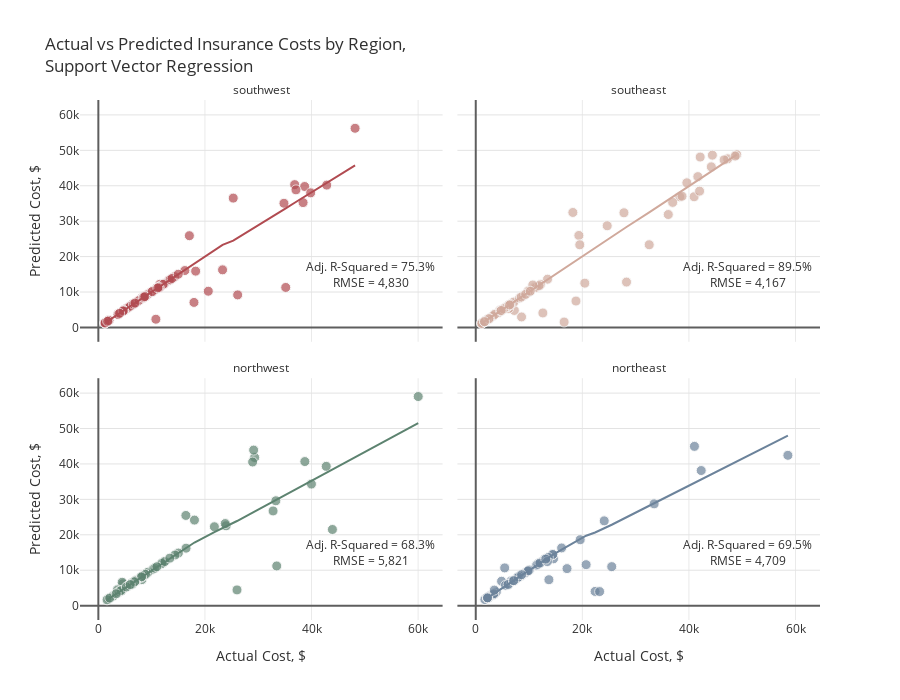

Here is the notebook cell this chart was saved with:
### Code cell
## SUPPORT VECTOR REGRESSION
## đặt trước thông số
actuals=[]
preds=[]
rmses=[]
r2_scores=[]
adj_r2_scores=[]
feat_importance=pd.DataFrame()

## tạo vòng lặp:
for i in regions:
    
    print("\nRegion: {}\n".format(i))
    
    ## chia dữ liệu theo 'region':
    # Filter data by region
    ins_df = ins[ins.region==i]
    X=ins_df.drop(['charges', 'region'], axis=1)
    y=ins_df.charges
    
    ## thêm bước xử lý dữ liệu: 
    # Add polynomial features
    pf = PolynomialFeatures(degree=2, include_bias=False)
    X_pf = pd.DataFrame(data=pf.fit_transform(X), columns=pf.get_feature_names(X.columns))
    
    ## tạo train và test:
    # Create training and test sets
    X_train, X_test, y_train, y_test = train_test_split(X_pf, y, test_size=0.2, random_state=1)
    X_train = pd.DataFrame(X_train, columns = X_pf.columns)
    X_test = pd.DataFrame(X_test, columns = X_pf.columns)
    actuals.append(pd.Series(y_test, name='actuals').reset_index())
    
    # Scale features
    X_train = pd.DataFrame(data=s.fit_transform(X_train), columns=X_pf.columns)
    X_test = pd.DataFrame(data=s.transform(X_test), columns=X_pf.columns)
    
    ## chạy SVM: 
    # Tuning SVM
    grid = {'kernel':['linear','rbf','poly','sigmoid'],
            'C': np.logspace(-3, 3, 10),
            'gamma':np.logspace(-3, 3, 10)}
    svm = SVR()
    svm_cv=RandomizedSearchCV(estimator=svm, param_distributions=grid, scoring='neg_mean_squared_error', 
                              n_iter=10, cv=3, random_state=21, n_jobs=-1)
    svm_cv.fit(X_train, y_train)
    print("Best SVM Parameters:\n",svm_cv.best_params_)
    y_pred=svm_cv.predict(X_test)
    preds.append(pd.Series(y_pred, name='preds').reset_index(drop=True))
    rmse=np.sqrt(mean_squared_error(y_test, y_pred)).round(2)
    r2=r2_score(y_test, y_pred)
    adj_r2 = 1 - (1-r2)*(len(y_test)-1)/(len(y_test)-X_test.shape[1]-1)
    rmses.append(rmse)
    r2_scores.append(r2)
    adj_r2_scores.append(adj_r2)
    
    ## In kết quả:
    print("\nTest Error (RMSE) = {:,}".format(rmse))
    print("R-Squared = {:.2f}%, Adjusted R-Squared = {:.2f}%".format(r2*100, adj_r2*100))
    if i != 'Northeast':
        print("__________________________")

        ## Đồ thị mô tả hồi quy:
# Plot results
for i in range(0,4):
    actuals[i].loc[:,'index']=regions[i]
actual = pd.concat([actuals[i] for i in range(4)], axis = 0)
pred = pd.concat([preds[i] for i in range(4)], axis = 0)
df = pd.concat([actual, pred], axis=1).reset_index(drop=True)

fig = px.scatter(df, x="actuals", y="preds", color="index", trendline="lowess", height=700,
                 title="Actual vs Predicted Insurance Costs by Region,<br>Support Vector Regression",
                 color_discrete_sequence=col, opacity=0.7, facet_col='index', facet_col_wrap=2)

fig.for_each_annotation(lambda a: a.update(text=a.text.split("=")[-1]))
fig.add_annotation(text="Adj. R-Squared = {:.1f}%<br>RMSE = {:,.0f}".format(adj_r2_scores[0]*100,rmses[0]),
                   x=51e3,y=15e3, row=2,col=1, showarrow=False)
fig.add_annotation(text="Adj. R-Squared = {:.1f}%<br>RMSE = {:,.0f}".format(adj_r2_scores[1]*100,rmses[1]),
                   x=51e3,y=15e3, row=2,col=2, showarrow=False)
fig.add_annotation(text="Adj. R-Squared = {:.1f}%<br>RMSE = {:,.0f}".format(adj_r2_scores[2]*100,rmses[2]),
                   x=51e3,y=15e3, row=1,col=1, showarrow=False)
fig.add_annotation(text="Adj. R-Squared = {:.1f}%<br>RMSE = {:,.0f}".format(adj_r2_scores[3]*100,rmses[3]),
                   x=51e3,y=15e3, row=1,col=2, showarrow=False)

fig.update_traces(hovertemplate="Actual Cost: %{x:$,.2f}<br>Predicted Cost: %{y:$,.2f}",
                  marker=dict(size=10,line=dict(width=1,color="#F7F7F7")),
                  selector=dict(mode="markers"), showlegend=False)
fig.update_xaxes(title="Actual Cost, $", row=1)
fig.update_xaxes(showgrid=True, gridwidth=1, gridcolor='#EAEAEA',
                 zeroline=True, zerolinewidth=2, zerolinecolor='#5E5E5E')
fig.update_yaxes(title="Predicted Cost, $", col=1)
fig.update_yaxes(showgrid=True, gridwidth=1, gridcolor='#E3E3E3',
                 zeroline=True, zerolinewidth=2, zerolinecolor='#5E5E5E')
fig.update_layout(font_color="#303030", paper_bgcolor="white", plot_bgcolor="white")
fig.show(renderer="colab")

### Figure 1 — Plotly figure (JSON) as saved in the notebook; plotly's stock layout.template omitted (floating-point values rounded to 4 significant figures)
{"data": [{"hovertemplate": "Actual Cost: %{x:$,.2f}<br>Predicted Cost: %{y:$,.2f}", "legendgroup": "southwest", "marker": {"color": "#B14B51", "opacity": 0.7, "symbol": "circle", "line": {"color": "#F7F7F7", "width": 1}, "size": 10}, "mode": "markers", "name": "southwest", "orientation": "v", "showlegend": false, "x": [3761.0, 11670.0, 6312.0, 14320.0, 11550.0, 5080.0, 8269.0, 3693.0, 36840.0, 13220.0, 23310.0, 35160.0, 12350.0, 10070.0, 5488.0, 38711, 7197.0, 6572.0, 5980.0, 34830.0, 6600.0, 39840.0, 1256.0, 1242.0, 4762.0, 9265.0, 13470.0, 1759.0, 1242.0, 48170.0, 16230.0, 25310.0, 10790.0, 4751.0, 8557.0, 42860.0, 8278.0, 11580.0, 7624.0, 12150.0, 20630.0, 4647.0, 26140.0, 2008.0, 8444.0, 17080.0, 13820.0, 8825.0, 37080.0, 10100.0, 11410.0, 14990.0, 11360.0, 6876.0, 10800.0, 18260.0, 1262.0, 17940.0, 11150.0, 38420.0, 8522.0, 8703.0, 3988.0, 1965.0, 1743.0], "xaxis": "x3", "y": [3763.0, 11670.0, 6311.0, 14310.0, 12190.0, 5050.0, 8271.0, 3646.0, 40310.0, 13240.0, 16260.0, 11290.0, 12350.0, 10040.0, 5488.0, 39790.0, 7200.0, 6576.0, 5980.0, 35050.0, 6599.0, 37990.0, 1256.0, 1243.0, 4764.0, 9275.0, 13470.0, 1756.0, 1243.0, 56220.0, 16060.0, 36510.0, 10760.0, 4751.0, 8556.0, 40180.0, 8278.0, 11570.0, 7623.0, 12150.0, 10220.0, 4647.0, 9190.0, 2007.0, 8446.0, 25900.0, 13820.0, 8824.0, 38840.0, 10130.0, 11150.0, 15020.0, 11360.0, 6874.0, 2316.0, 15890.0, 1262.0, 7062.0, 11160.0, 35250.0, 8511.0, 8703.0, 3989.0, 1965.0, 1743.0], "yaxis": "y3", "type": "scatter"}, {"hovertemplate": "<b>LOWESS trendline</b><br><br>index=southwest<br>actuals=%{x}<br>preds=%{y} <b>(trend)</b><extra></extra>", "legendgroup": "southwest", "marker": {"color": "#B14B51", "symbol": "circle"}, "mode": "lines", "name": "southwest", "showlegend": false, "x": [1242.0, 1242.0, 1256.0, 1262.0, 1743.0, 1759.0, 1965.0, 2008.0, 3693.0, 3761.0, 3988.0, 4647.0, 4751.0, 4762.0, 5080.0, 5488.0, 5980.0, 6312.0, 6572.0, 6600.0, 6876.0, 7197.0, 7624.0, 8269.0, 8278.0, 8444.0, 8522.0, 8557.0, 8703.0, 8825.0, 9265.0, 10070.0, 10100.0, 10790.0, 10800.0, 11150.0, 11360.0, 11410.0, 11550.0, 11580.0, 11670.0, 12150.0, 12350.0, 13220.0, 13470.0, 13820.0, 14320.0, 14990.0, 16230.0, 17080.0, 17940.0, 18260.0, 20630.0, 23310.0, 25310.0, 26140.0, 34830.0, 35160.0, 36840.0, 37080.0, 38420.0, 38711, 39840.0, 42860.0, 48170.0], "xaxis": "x3", "y": [1241.0, 1242.0, 1256.0, 1262.0, 1743.0, 1759.0, 1965.0, 2008.0, 3693.0, 3761.0, 3988.0, 4647.0, 4751.0, 4762.0, 5080.0, 5488.0, 5980.0, 6312.0, 6572.0, 6600.0, 6876.0, 7197.0, 7624.0, 8269.0, 8278.0, 8445.0, 8522.0, 8557.0, 8704.0, 8825.0, 9265.0, 10070.0, 10100.0, 10790.0, 10800.0, 11150.0, 11360.0, 11410.0, 11550.0, 11580.0, 11670.0, 12150.0, 12350.0, 13220.0, 13470.0, 13820.0, 14320.0, 14990.0, 16230.0, 17080.0, 17940.0, 18260.0, 20630.0, 23300.0, 24490.0, 25250.0, 33330.0, 33640.0, 35200.0, 35420.0, 36670.0, 36940.0, 37990.0, 40800.0, 45750.0], "yaxis": "y3", "type": "scatter"}, {"hovertemplate": "Actual Cost: %{x:$,.2f}<br>Predicted Cost: %{y:$,.2f}", "legendgroup": "southeast", "marker": {"color": "#D0A99C", "opacity": 0.7, "symbol": "circle", "line": {"color": "#F7F7F7", "width": 1}, "size": 10}, "mode": "markers", "name": "southeast", "orientation": "v", "showlegend": false, "x": [44200.0, 6781.0, 5478.0, 32550.0, 1816.0, 11090.0, 11090.0, 13470.0, 47270.0, 10110.0, 38280.0, 19350.0, 1616.0, 40970.0, 1824.0, 7244.0, 36950.0, 42000.0, 6184.0, 20460.0, 7153.0, 2219.0, 8233.0, 4266.0, 19520.0, 27810.0, 16590.0, 5967.0, 4505.0, 3501.0, 4340.0, 5974.0, 3227.0, 11360.0, 12590.0, 6314.0, 5920.0, 12140.0, 3562.0, 4673.0, 46600.0, 2566.0, 41680.0, 8978.0, 48970.0, 24670.0, 8597.0, 38710.0, 1136.0, 18810.0, 1982.0, 1132.0, 6500.0, 1147.0, 8548.0, 39610.0, 11880.0, 48680.0, 44400.0, 18220.0, 28290.0, 9855.0, 10700.0, 5245.0, 1665.0, 2465.0, 9378.0, 10230.0, 36120.0, 4780.0, 6338.0, 42110.0, 1634.0], "xaxis": "x4", "y": [45340.0, 6777.0, 5477.0, 23340.0, 1803.0, 11390.0, 11240.0, 13620.0, 47600.0, 10160.0, 36870.0, 25970.0, 1604.0, 36900.0, 1822.0, 4794.0, 35300.0, 38480.0, 5359.0, 12500.0, 7168.0, 2261.0, 8305.0, 4230.0, 23330.0, 32370.0, 1519.0, 5974.0, 4753.0, 3681.0, 4265.0, 5985.0, 3237.0, 11370.0, 4084.0, 6330.0, 5916.0, 12140.0, 3662.0, 4661.0, 47300.0, 2478.0, 42570.0, 8982.0, 48760.0, 28700.0, 2967.0, 37060.0, 1136.0, 7449.0, 1978.0, 1123.0, 6508.0, 1137.0, 8593.0, 40830.0, 11790.0, 48380.0, 48630.0, 32460.0, 12800.0, 10290.0, 11980.0, 5241.0, 1651.0, 2462.0, 9348.0, 10230.0, 31880.0, 4787.0, 6331.0, 48100.0, 1630.0], "yaxis": "y4", "type": "scatter"}, {"hovertemplate": "<b>LOWESS trendline</b><br><br>index=southeast<br>actuals=%{x}<br>preds=%{y} <b>(trend)</b><extra></extra>", "legendgroup": "southeast", "marker": {"color": "#D0A99C", "symbol": "circle"}, "mode": "lines", "name": "southeast", "showlegend": false, "x": [1132.0, 1136.0, 1147.0, 1616.0, 1634.0, 1665.0, 1816.0, 1824.0, 1982.0, 2219.0, 2465.0, 2566.0, 3227.0, 3501.0, 3562.0, 4266.0, 4340.0, 4505.0, 4673.0, 4780.0, 5245.0, 5478.0, 5920.0, 5967.0, 5974.0, 6184.0, 6314.0, 6338.0, 6500.0, 6781.0, 7153.0, 7244.0, 8233.0, 8548.0, 8597.0, 8978.0, 9378.0, 9855.0, 10110.0, 10230.0, 10700.0, 11090.0, 11090.0, 11360.0, 11880.0, 12140.0, 12590.0, 13470.0, 16590.0, 18220.0, 18810.0, 19350.0, 19520.0, 20460.0, 24670.0, 27810.0, 28290.0, 32550.0, 36120.0, 36950.0, 38280.0, 38710.0, 39610.0, 40970.0, 41680.0, 42000.0, 42110.0, 44200.0, 44400.0, 46600.0, 47270.0, 48680.0, 48970.0], "xaxis": "x4", "y": [1128.0, 1133.0, 1143.0, 1615.0, 1633.0, 1664.0, 1816.0, 1824.0, 1982.0, 2221.0, 2467.0, 2570.0, 3234.0, 3509.0, 3570.0, 4278.0, 4353.0, 4518.0, 4688.0, 4795.0, 5263.0, 5497.0, 5942.0, 5989.0, 5996.0, 6208.0, 6338.0, 6362.0, 6525.0, 6808.0, 7181.0, 7273.0, 8268.0, 8586.0, 8635.0, 9020.0, 9423.0, 9905.0, 10160.0, 10280.0, 10760.0, 11150.0, 11160.0, 11430.0, 11950.0, 12220.0, 12670.0, 13560.0, 16710.0, 18370.0, 18950.0, 19510.0, 19680.0, 20630.0, 24900.0, 27990.0, 28350.0, 32490.0, 36030.0, 36850.0, 38180.0, 38600.0, 39500.0, 40850.0, 41550.0, 41870.0, 41980.0, 44050.0, 44250.0, 46430.0, 47100.0, 48500.0, 48790.0], "yaxis": "y4", "type": "scatter"}, {"hovertemplate": "Actual Cost: %{x:$,.2f}<br>Predicted Cost: %{y:$,.2f}", "legendgroup": "northwest", "marker": {"color": "#5D8370", "opacity": 0.7, "symbol": "circle", "line": {"color": "#F7F7F7", "width": 1}, "size": 10}, "mode": "markers", "name": "northwest", "orientation": "v", "showlegend": false, "x": [9174.0, 4433.0, 21770.0, 7732.0, 33470.0, 4618.0, 3594.0, 12240.0, 6204.0, 11840.0, 4467.0, 8163.0, 6394.0, 1906.0, 23970.0, 2775.0, 3538.0, 32790.0, 6112.0, 9302.0, 11950.0, 6389.0, 23810.0, 10260.0, 4244.0, 16460.0, 8413.0, 26020.0, 60020.0, 3580.0, 12480.0, 5856.0, 7154.0, 1636.0, 6987.0, 43920.0, 15020.0, 29330.0, 5630.0, 8827.0, 8060.0, 5729.0, 14380.0, 29140.0, 38750.0, 3877.0, 42760.0, 6374.0, 28950.0, 16420.0, 10600.0, 18030.0, 39980.0, 6941.0, 4240.0, 6361.0, 8116.0, 6797.0, 2137.0, 33310.0, 13420.0, 10980.0, 3353.0, 5261.0, 5990.0], "xaxis": "x", "y": [9171.0, 4442.0, 22270.0, 7738.0, 11200.0, 6169.0, 3568.0, 12220.0, 6200.0, 11840.0, 6608.0, 7340.0, 6395.0, 1908.0, 22550.0, 2693.0, 3658.0, 26730.0, 6095.0, 9448.0, 11940.0, 6388.0, 23170.0, 10290.0, 4245.0, 16220.0, 8463.0, 4441.0, 59030.0, 4457.0, 12470.0, 5860.0, 7165.0, 1635.0, 7002.0, 21500.0, 14840.0, 41810.0, 5602.0, 8832.0, 8000.0, 5666.0, 14290.0, 43910.0, 40670.0, 3946.0, 39330.0, 6327.0, 40550.0, 25460.0, 10590.0, 24150.0, 34320.0, 6940.0, 4238.0, 6046.0, 8168.0, 6721.0, 2136.0, 29600.0, 13410.0, 10980.0, 3357.0, 5257.0, 5948.0], "yaxis": "y", "type": "scatter"}, {"hovertemplate": "<b>LOWESS trendline</b><br><br>index=northwest<br>actuals=%{x}<br>preds=%{y} <b>(trend)</b><extra></extra>", "legendgroup": "northwest", "marker": {"color": "#5D8370", "symbol": "circle"}, "mode": "lines", "name": "northwest", "showlegend": false, "x": [1636.0, 1906.0, 2137.0, 2775.0, 3353.0, 3538.0, 3580.0, 3594.0, 3877.0, 4240.0, 4244.0, 4433.0, 4467.0, 4618.0, 5261.0, 5630.0, 5729.0, 5856.0, 5990.0, 6112.0, 6204.0, 6361.0, 6374.0, 6389.0, 6394.0, 6797.0, 6941.0, 6987.0, 7154.0, 7732.0, 8060.0, 8116.0, 8163.0, 8413.0, 8827.0, 9174.0, 9302.0, 10260.0, 10600.0, 10980.0, 11840.0, 11950.0, 12240.0, 12480.0, 13420.0, 14380.0, 15020.0, 16420.0, 16460.0, 18030.0, 21770.0, 23810.0, 23970.0, 26020.0, 28950.0, 29140.0, 29330.0, 32790.0, 33310.0, 33470.0, 38750.0, 39980.0, 42760.0, 43920.0, 60020.0], "xaxis": "x", "y": [1633.0, 1903.0, 2133.0, 2771.0, 3349.0, 3533.0, 3575.0, 3590.0, 3873.0, 4236.0, 4239.0, 4429.0, 4462.0, 4614.0, 5258.0, 5627.0, 5726.0, 5853.0, 5987.0, 6110.0, 6202.0, 6359.0, 6372.0, 6387.0, 6392.0, 6796.0, 6940.0, 6986.0, 7153.0, 7733.0, 8061.0, 8117.0, 8164.0, 8415.0, 8829.0, 9177.0, 9304.0, 10260.0, 10590.0, 10960.0, 11810.0, 11910.0, 12190.0, 12430.0, 13350.0, 14300.0, 14920.0, 16280.0, 16320.0, 17820.0, 20780.0, 22170.0, 22290.0, 23890.0, 26260.0, 26410.0, 26570.0, 29380.0, 29800.0, 29930.0, 34220.0, 35230.0, 37490.0, 38430.0, 51550.0], "yaxis": "y", "type": "scatter"}, {"hovertemplate": "Actual Cost: %{x:$,.2f}<br>Predicted Cost: %{y:$,.2f}", "legendgroup": "northeast", "marker": {"color": "#6C839B", "opacity": 0.7, "symbol": "circle", "line": {"color": "#F7F7F7", "width": 1}, "size": 10}, "mode": "markers", "name": "northeast", "orientation": "v", "showlegend": false, "x": [58570.0, 41030.0, 13130.0, 17130.0, 13220.0, 42300.0, 8628.0, 11510.0, 13230.0, 12730.0, 3559.0, 14590.0, 13020.0, 6113.0, 4847.0, 14450.0, 9282.0, 5595.0, 2204.0, 6641.0, 12320.0, 7935.0, 3858.0, 1712.0, 2727.0, 7639.0, 3044.0, 25520.0, 11940.0, 3393.0, 14450.0, 33480.0, 20710.0, 8334.0, 2218.0, 11880.0, 11390.0, 10070.0, 2396.0, 7730.0, 2211.0, 3385.0, 24110.0, 2206.0, 9723.0, 13620.0, 11660.0, 6067.0, 19590.0, 2217.0, 22400.0, 12030.0, 9866.0, 16120.0, 7050.0, 5429.0, 13430.0, 2196.0, 7986.0, 13730.0, 3482.0, 13140.0, 23240.0, 7134.0, 8606.0], "xaxis": "x2", "y": [42440.0, 44960.0, 13130.0, 10450.0, 13220.0, 38140.0, 8579.0, 11560.0, 13230.0, 12730.0, 3554.0, 13220.0, 13130.0, 5882.0, 6892.0, 14430.0, 9252.0, 5759.0, 2205.0, 6960.0, 12320.0, 7952.0, 3857.0, 1712.0, 2727.0, 7684.0, 3039.0, 11010.0, 11940.0, 3147.0, 14430.0, 28730.0, 11570.0, 8334.0, 2195.0, 11940.0, 11410.0, 10070.0, 2397.0, 7726.0, 2201.0, 3385.0, 23930.0, 2204.0, 9723.0, 13600.0, 11660.0, 5992.0, 18610.0, 2195.0, 4014.0, 12020.0, 9867.0, 16290.0, 7056.0, 10660.0, 12440.0, 2193.0, 8064.0, 7320.0, 4382.0, 13140.0, 3968.0, 7051.0, 8746.0], "yaxis": "y2", "type": "scatter"}, {"hovertemplate": "<b>LOWESS trendline</b><br><br>index=northeast<br>actuals=%{x}<br>preds=%{y} <b>(trend)</b><extra></extra>", "legendgroup": "northeast", "marker": {"color": "#6C839B", "symbol": "circle"}, "mode": "lines", "name": "northeast", "showlegend": false, "x": [1712.0, 2196.0, 2204.0, 2206.0, 2211.0, 2217.0, 2218.0, 2396.0, 2727.0, 3044.0, 3385.0, 3393.0, 3482.0, 3559.0, 3858.0, 4847.0, 5429.0, 5595.0, 6067.0, 6113.0, 6641.0, 7050.0, 7134.0, 7639.0, 7730.0, 7935.0, 7986.0, 8334.0, 8606.0, 8628.0, 9282.0, 9723.0, 9866.0, 10070.0, 11390.0, 11510.0, 11660.0, 11880.0, 11940.0, 12030.0, 12320.0, 12730.0, 13020.0, 13130.0, 13140.0, 13220.0, 13230.0, 13430.0, 13620.0, 13730.0, 14450.0, 14450.0, 14590.0, 16120.0, 17130.0, 19590.0, 20710.0, 22400.0, 23240.0, 24110.0, 25520.0, 33480.0, 41030.0, 42300.0, 58570.0], "xaxis": "x2", "y": [1692.0, 2179.0, 2186.0, 2188.0, 2194.0, 2200.0, 2200.0, 2379.0, 2712.0, 3031.0, 3374.0, 3382.0, 3471.0, 3548.0, 3849.0, 4842.0, 5427.0, 5594.0, 6068.0, 6114.0, 6644.0, 7056.0, 7140.0, 7650.0, 7740.0, 7946.0, 7997.0, 8347.0, 8619.0, 8641.0, 9296.0, 9736.0, 9879.0, 10080.0, 11400.0, 11520.0, 11670.0, 11890.0, 11950.0, 12040.0, 12330.0, 12720.0, 12990.0, 13090.0, 13110.0, 13180.0, 13190.0, 13380.0, 13560.0, 13660.0, 14320.0, 14330.0, 14450.0, 15810.0, 16720.0, 18910.0, 19750.0, 20650.0, 21210.0, 21810.0, 22840.0, 28910.0, 34670.0, 35630.0, 48010.0], "yaxis": "y2", "type": "scatter"}], "layout": {"xaxis": {"anchor": "y", "domain": [0, 0.49], "title": {"text": "Actual Cost, $"}, "showgrid": true, "gridwidth": 1, "gridcolor": "#EAEAEA", "zeroline": true, "zerolinewidth": 2, "zerolinecolor": "#5E5E5E"}, "yaxis": {"anchor": "x", "domain": [0, 0.465], "title": {"text": "Predicted Cost, $"}, "showgrid": true, "gridwidth": 1, "gridcolor": "#E3E3E3", "zeroline": true, "zerolinewidth": 2, "zerolinecolor": "#5E5E5E"}, "xaxis2": {"anchor": "y2", "domain": [0.51, 1], "matches": "x", "title": {"text": "Actual Cost, $"}, "showgrid": true, "gridwidth": 1, "gridcolor": "#EAEAEA", "zeroline": true, "zerolinewidth": 2, "zerolinecolor": "#5E5E5E"}, "yaxis2": {"anchor": "x2", "domain": [0, 0.465], "matches": "y", "showticklabels": false, "showgrid": true, "gridwidth": 1, "gridcolor": "#E3E3E3", "zeroline": true, "zerolinewidth": 2, "zerolinecolor": "#5E5E5E"}, "xaxis3": {"anchor": "y3", "domain": [0, 0.49], "matches": "x", "showticklabels": false, "showgrid": true, "gridwidth": 1, "gridcolor": "#EAEAEA", "zeroline": true, "zerolinewidth": 2, "zerolinecolor": "#5E5E5E"}, "yaxis3": {"anchor": "x3", "domain": [0.535, 1.0], "matches": "y", "title": {"text": "Predicted Cost, $"}, "showgrid": true, "gridwidth": 1, "gridcolor": "#E3E3E3", "zeroline": true, "zerolinewidth": 2, "zerolinecolor": "#5E5E5E"}, "xaxis4": {"anchor": "y4", "domain": [0.51, 1], "matches": "x", "showticklabels": false, "showgrid": true, "gridwidth": 1, "gridcolor": "#EAEAEA", "zeroline": true, "zerolinewidth": 2, "zerolinecolor": "#5E5E5E"}, "yaxis4": {"anchor": "x4", "domain": [0.535, 1.0], "matches": "y", "showticklabels": false, "showgrid": true, "gridwidth": 1, "gridcolor": "#E3E3E3", "zeroline": true, "zerolinewidth": 2, "zerolinecolor": "#5E5E5E"}, "annotations": [{"showarrow": false, "text": "northwest", "x": 0.245, "xanchor": "center", "xref": "paper", "y": 0.465, "yanchor": "bottom", "yref": "paper"}, {"showarrow": false, "text": "northeast", "x": 0.755, "xanchor": "center", "xref": "paper", "y": 0.465, "yanchor": "bottom", "yref": "paper"}, {"showarrow": false, "text": "southwest", "x": 0.245, "xanchor": "center", "xref": "paper", "y": 1.0, "yanchor": "bottom", "yref": "paper"}, {"showarrow": false, "text": "southeast", "x": 0.755, "xanchor": "center", "xref": "paper", "y": 1.0, "yanchor": "bottom", "yref": "paper"}, {"showarrow": false, "text": "Adj. R-Squared = 75.3%<br>RMSE = 4,830", "x": 51000, "xref": "x3", "y": 15000, "yref": "y3"}, {"showarrow": false, "text": "Adj. R-Squared = 89.5%<br>RMSE = 4,167", "x": 51000, "xref": "x4", "y": 15000, "yref": "y4"}, {"showarrow": false, "text": "Adj. R-Squared = 68.3%<br>RMSE = 5,821", "x": 51000, "xref": "x", "y": 15000, "yref": "y"}, {"showarrow": false, "text": "Adj. R-Squared = 69.5%<br>RMSE = 4,709", "x": 51000, "xref": "x2", "y": 15000, "yref": "y2"}], "legend": {"title": {"text": "index"}, "tracegroupgap": 0}, "title": {"text": "Actual vs Predicted Insurance Costs by Region,<br>Support Vector Regression"}, "height": 700, "font": {"color": "#303030"}, "paper_bgcolor": "white", "plot_bgcolor": "white"}}
